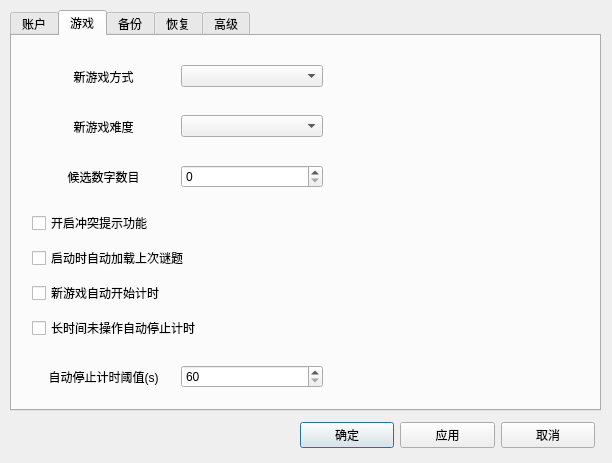
<?xml version="1.0" encoding="UTF-8"?>
<ui version="4.0">
 <class>Option</class>
 <widget class="QDialog" name="Option">
  <property name="geometry">
   <rect>
    <x>0</x>
    <y>0</y>
    <width>612</width>
    <height>463</height>
   </rect>
  </property>
  <property name="windowTitle">
   <string>Dialog</string>
  </property>
  <widget class="QTabWidget" name="tabWidget">
   <property name="enabled">
    <bool>true</bool>
   </property>
   <property name="geometry">
    <rect>
     <x>10</x>
     <y>10</y>
     <width>591</width>
     <height>401</height>
    </rect>
   </property>
   <property name="tabPosition">
    <enum>QTabWidget::North</enum>
   </property>
   <property name="tabShape">
    <enum>QTabWidget::Rounded</enum>
   </property>
   <property name="currentIndex">
    <number>1</number>
   </property>
   <property name="elideMode">
    <enum>Qt::ElideLeft</enum>
   </property>
   <widget class="QWidget" name="user">
    <attribute name="title">
     <string>账户</string>
    </attribute>
   </widget>
   <widget class="QWidget" name="game">
    <attribute name="title">
     <string>游戏</string>
    </attribute>
    <widget class="QWidget" name="layoutWidget">
     <property name="geometry">
      <rect>
       <x>20</x>
       <y>70</y>
       <width>291</width>
       <height>41</height>
      </rect>
     </property>
     <layout class="QHBoxLayout" name="horizontalLayout_2">
      <item>
       <widget class="QLabel" name="gamelevellabel">
        <property name="text">
         <string>新游戏难度</string>
        </property>
        <property name="alignment">
         <set>Qt::AlignCenter</set>
        </property>
       </widget>
      </item>
      <item>
       <widget class="QComboBox" name="gamelevelbox"/>
      </item>
     </layout>
    </widget>
    <widget class="QWidget" name="layoutWidget_2">
     <property name="geometry">
      <rect>
       <x>20</x>
       <y>120</y>
       <width>291</width>
       <height>41</height>
      </rect>
     </property>
     <layout class="QHBoxLayout" name="horizontalLayout_3">
      <item>
       <widget class="QLabel" name="candidatecountlabel">
        <property name="text">
         <string>候选数字数目</string>
        </property>
        <property name="alignment">
         <set>Qt::AlignCenter</set>
        </property>
       </widget>
      </item>
      <item>
       <widget class="QSpinBox" name="candidatecountbox">
        <property name="maximum">
         <number>9</number>
        </property>
        <property name="stepType">
         <enum>QAbstractSpinBox::DefaultStepType</enum>
        </property>
        <property name="value">
         <number>0</number>
        </property>
       </widget>
      </item>
     </layout>
    </widget>
    <widget class="QWidget" name="layoutWidget_3">
     <property name="geometry">
      <rect>
       <x>20</x>
       <y>320</y>
       <width>291</width>
       <height>41</height>
      </rect>
     </property>
     <layout class="QHBoxLayout" name="horizontalLayout_4">
      <item>
       <widget class="QLabel" name="thresholdlabel">
        <property name="text">
         <string>自动停止计时阈值(s)</string>
        </property>
        <property name="alignment">
         <set>Qt::AlignCenter</set>
        </property>
       </widget>
      </item>
      <item>
       <widget class="QSpinBox" name="thresholdbox">
        <property name="toolTip">
         <string>最小值为60秒，最大值为9999秒</string>
        </property>
        <property name="whatsThis">
         <string/>
        </property>
        <property name="buttonSymbols">
         <enum>QAbstractSpinBox::UpDownArrows</enum>
        </property>
        <property name="correctionMode">
         <enum>QAbstractSpinBox::CorrectToPreviousValue</enum>
        </property>
        <property name="minimum">
         <number>60</number>
        </property>
        <property name="maximum">
         <number>9999</number>
        </property>
        <property name="stepType">
         <enum>QAbstractSpinBox::DefaultStepType</enum>
        </property>
        <property name="value">
         <number>60</number>
        </property>
       </widget>
      </item>
     </layout>
    </widget>
    <widget class="QWidget" name="layoutWidget_4">
     <property name="geometry">
      <rect>
       <x>20</x>
       <y>20</y>
       <width>291</width>
       <height>41</height>
      </rect>
     </property>
     <layout class="QHBoxLayout" name="horizontalLayout">
      <item>
       <widget class="QLabel" name="gametypelabel">
        <property name="text">
         <string>新游戏方式</string>
        </property>
        <property name="alignment">
         <set>Qt::AlignCenter</set>
        </property>
       </widget>
      </item>
      <item>
       <widget class="QComboBox" name="gametypebox"/>
      </item>
     </layout>
    </widget>
    <widget class="QWidget" name="layoutWidget_5">
     <property name="geometry">
      <rect>
       <x>20</x>
       <y>170</y>
       <width>291</width>
       <height>141</height>
      </rect>
     </property>
     <layout class="QVBoxLayout" name="verticalLayout">
      <item>
       <widget class="QCheckBox" name="CheckBox_tips">
        <property name="text">
         <string>开启冲突提示功能</string>
        </property>
       </widget>
      </item>
      <item>
       <widget class="QCheckBox" name="CheckBox_load">
        <property name="text">
         <string>启动时自动加载上次谜题</string>
        </property>
       </widget>
      </item>
      <item>
       <widget class="QCheckBox" name="CheckBox_timing">
        <property name="text">
         <string>新游戏自动开始计时</string>
        </property>
       </widget>
      </item>
      <item>
       <widget class="QCheckBox" name="CheckBox_longtime">
        <property name="text">
         <string>长时间未操作自动停止计时</string>
        </property>
       </widget>
      </item>
     </layout>
    </widget>
   </widget>
   <widget class="QWidget" name="backup">
    <attribute name="title">
     <string>备份</string>
    </attribute>
   </widget>
   <widget class="QWidget" name="recover">
    <attribute name="title">
     <string>恢复</string>
    </attribute>
   </widget>
   <widget class="QWidget" name="advance">
    <attribute name="title">
     <string>高级</string>
    </attribute>
   </widget>
  </widget>
  <widget class="QWidget" name="layoutWidget_6">
   <property name="geometry">
    <rect>
     <x>300</x>
     <y>420</y>
     <width>295</width>
     <height>31</height>
    </rect>
   </property>
   <layout class="QHBoxLayout" name="horizontalLayout_5">
    <item>
     <widget class="QPushButton" name="yes">
      <property name="text">
       <string>确定</string>
      </property>
     </widget>
    </item>
    <item>
     <widget class="QPushButton" name="apply">
      <property name="text">
       <string>应用</string>
      </property>
     </widget>
    </item>
    <item>
     <widget class="QPushButton" name="cancel">
      <property name="text">
       <string>取消</string>
      </property>
     </widget>
    </item>
   </layout>
  </widget>
 </widget>
 <resources/>
 <connections/>
</ui>
